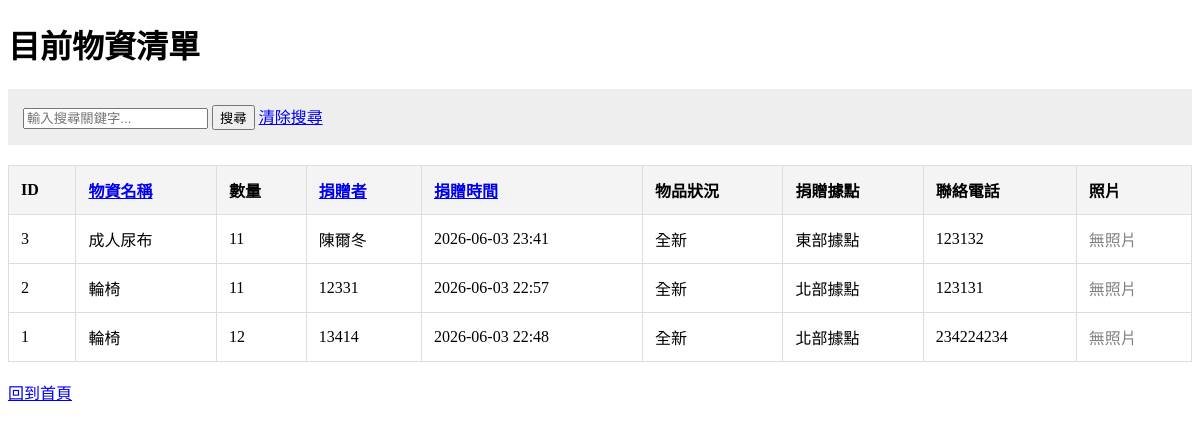
The app's page /donations, older data.
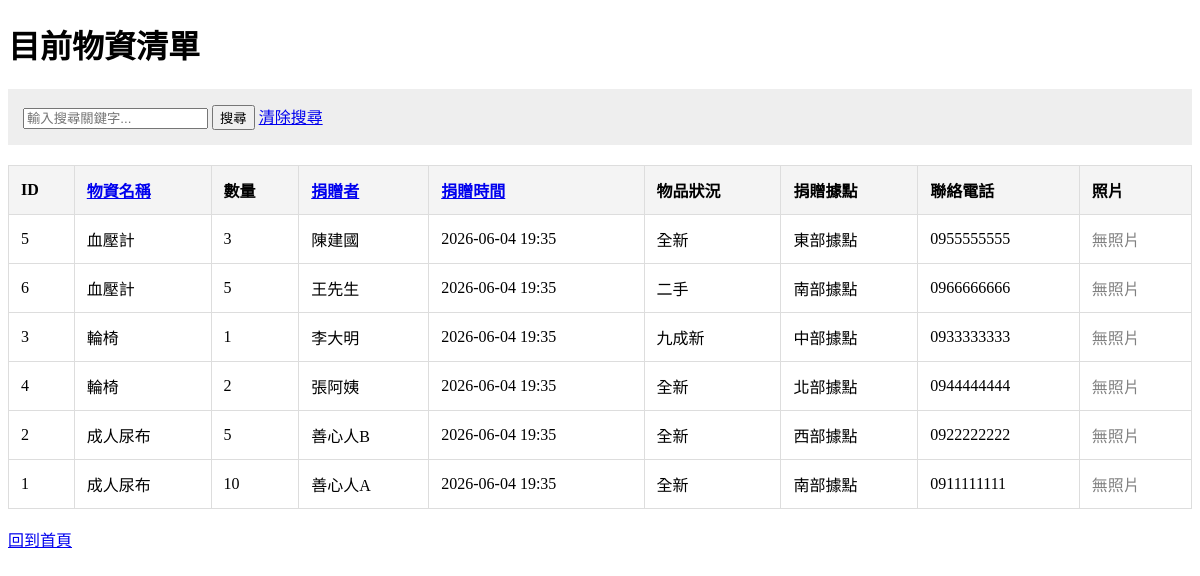
The same page, newer data.
### app.py (models this page shows)
class Donation(db.Model):
    id = db.Column(db.Integer, primary_key=True)
    item_name = db.Column(db.String(100), nullable=False)
    quantity = db.Column(db.Integer, nullable=False)
    donor_name = db.Column(db.String(100), nullable=False)
    condition = db.Column(db.String(10), nullable=False)
    address = db.Column(db.String(200), nullable=False)
    phone = db.Column(db.String(20), nullable=False)
    image_filename = db.Column(db.String(200), nullable=True)
    timestamp = db.Column(db.DateTime, default=datetime.now)

### app.py (the view)
@app.route('/donations')
def list_donations():
    search_query = request.args.get('q', '')
    sort_type = request.args.get('sort', 'timestamp')
    query = Donation.query
    if search_query:
        query = query.filter(
            (Donation.donor_name.contains(search_query)) |
            (Donation.item_name.contains(search_query))
            (Donation.address.contains(search_query))
        )
    if sort_type == 'name':
        items = query.order_by(Donation.donor_name).all()
    elif sort_type == 'item':
        items = query.order_by(Donation.item_name).all()
    else:
        items = query.order_by(Donation.timestamp.desc()).all()
    return render_template('donations.html', items=items, query=search_query, sort=sort_type)

### templates/donations.html (shortened to what this page needs)
<!DOCTYPE html>
<html lang="zh-TW">
<head>
</head>
<body>
    <h1>目前物資清單</h1>
    <div class="search-area">
        <form action="/donations" method="GET">
            <input type="text" name="q" placeholder="輸入搜尋關鍵字..." value="{{ query }}">
            <button type="submit">搜尋</button>
            <a href="/donations">清除搜尋</a>
        </form>
    </div>
    <table>
        <tr>
            <th>ID</th>
            <th><a href="/donations?sort=item&q={{ query }}">物資名稱</a></th>
            <th>數量</th>
            <th><a href="/donations?sort=name&q={{ query }}">捐贈者</a></th>
            <th><a href="/donations?sort=timestamp&q={{ query }}">捐贈時間</a></th>
            <th>物品狀況</th>
            <th>捐贈據點</th>
            <th>聯絡電話</th>
            <th>照片</th>
        </tr>
        {% for item in items %}
        <tr>
            <td>{{ item.id }}</td>
            <td>{{ item.item_name }}</td>
            <td>{{ item.quantity }}</td>
            <td>{{ item.donor_name }}</td>
            <td>{{ item.timestamp.strftime('%Y-%m-%d %H:%M') }}</td>
            <td>{{ item.condition }}</td>
            <td>{{ item.address }}</td>
            <td>{{ item.phone }}</td>
            <td>
                {% if item.image_filename %}
                    <img src="{{ url_for('static', filename='uploads/' + item.image_filename) }}" alt="物資照片" style="max-width: 100px; max-height: 100px;">
                {% else %}
                    <span style="color: gray;">無照片</span>
                {% endif %}
            </td>
        </tr>
        {% else %}
        <tr>
            <td colspan="9" style="text-align:center;">目前沒有找到符合的物資紀錄</td>
        </tr>
        {% endfor %}
    </table>
    <br>
    <a href="/">回到首頁</a>
</body>
</html>

### templates/donations.html (style rules this page uses)
table { width: 100%; border-collapse: collapse; margin-top: 20px; }
th, td { border: 1px solid #ddd; padding: 12px; text-align: left; }
th { background-color: #f4f4f4; }
.search-area { margin-bottom: 20px; padding: 15px; background: #eee; }

Row changes from the older to the newer data that the page shows:
added Donation: id "5", item_name "血壓計", quantity "3", donor_name "陳建國", timestamp "2026-06-04 19:35", condition "全新", address "東部據點", phone "0955555555", shows "無照片"
added Donation: id "6", item_name "血壓計", quantity "5", donor_name "王先生", timestamp "2026-06-04 19:35", condition "二手", address "南部據點", phone "0966666666", shows "無照片"
changed Donation id 3: item_name "成人尿布" → "輪椅"; quantity "11" → "1"; donor_name "陳爾冬" → "李大明"; timestamp "2026-06-03 23:41" → "2026-06-04 19:35"; condition "全新" → "九成新"; address "東部據點" → "中部據點"; phone "123132" → "0933333333"
added Donation: id "4", item_name "輪椅", quantity "2", donor_name "張阿姨", timestamp "2026-06-04 19:35", condition "全新", address "北部據點", phone "0944444444", shows "無照片"
changed Donation id 2: item_name "輪椅" → "成人尿布"; quantity "11" → "5"; donor_name "12331" → "善心人B"; timestamp "2026-06-03 22:57" → "2026-06-04 19:35"; address "北部據點" → "西部據點"; phone "123131" → "0922222222"
changed Donation id 1: item_name "輪椅" → "成人尿布"; quantity "12" → "10"; donor_name "13414" → "善心人A"; timestamp "2026-06-03 22:48" → "2026-06-04 19:35"; address "北部據點" → "南部據點"; phone "234224234" → "0911111111"
